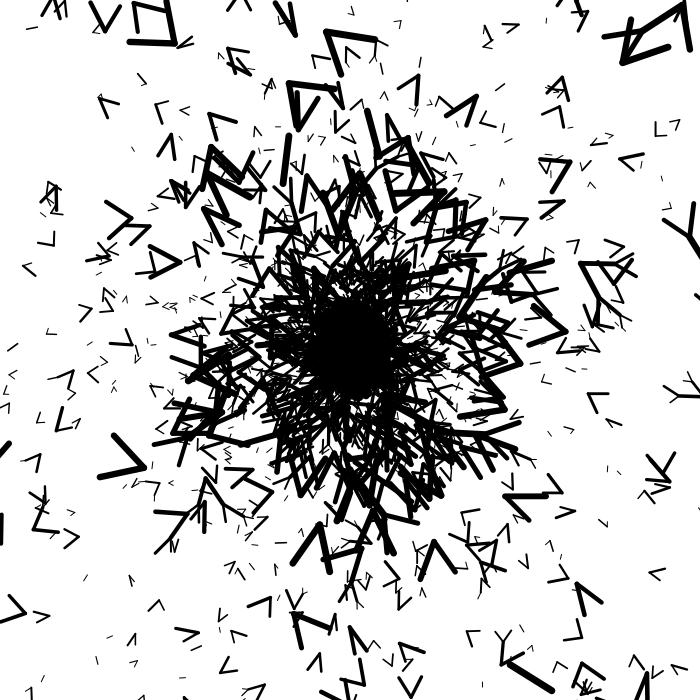

Generate this figure with Python:
import random
import time
from svg_turtle import SvgTurtle
turtle = SvgTurtle(700, 700)
turtle.hideturtle()
def drawBranch(startPosition, direction, branchLength):
    if branchLength < 5:
# BASE CASE
        return
# Go to the starting point & direction.
    turtle.penup()
    turtle.goto(startPosition)
    turtle.setheading(direction)
# Draw the branch (thickness is 1/7 the length).
    if branchLength < 50:
        turtle.pendown()
    turtle.pensize(max(branchLength / 7.0, 1))
    turtle.forward(branchLength)
# Record the position of the branch's end.
    endPosition = turtle.position() * random.randrange(-4, 4)
    leftDirection = direction + random.randint(10, 45)
    leftBranchLength = branchLength - random.randint(7, 15)
    rightDirection = direction - random.randint(10, 45)
    rightBranchLength = branchLength - random.randint(7, 15)
# RECURSIVE CASE
    drawBranch(endPosition, leftDirection, leftBranchLength)
    drawBranch(endPosition, rightDirection, rightBranchLength)
seed = 0
# Get pseudorandom numbers for the branch properties.
random.seed(seed)
LEFT_ANGLE = random.randint(10, 30)
LEFT_DECREASE = random.randint( 8, 15)
RIGHT_ANGLE = random.randint(10, 30)
RIGHT_DECREASE = random.randint( 8, 15)
START_LENGTH = random.randint(100, 130)
# Write out the seed number.
turtle.clear()
turtle.penup()
# turtle.goto(10, 10)
# Draw the tree.
drawBranch((0, -450), 90, START_LENGTH)
drawBranch((0, 600), -90, START_LENGTH)
#    turtle.update()
time.sleep(2)
seed = seed + 1
turtle.save_as('tree.svg')
